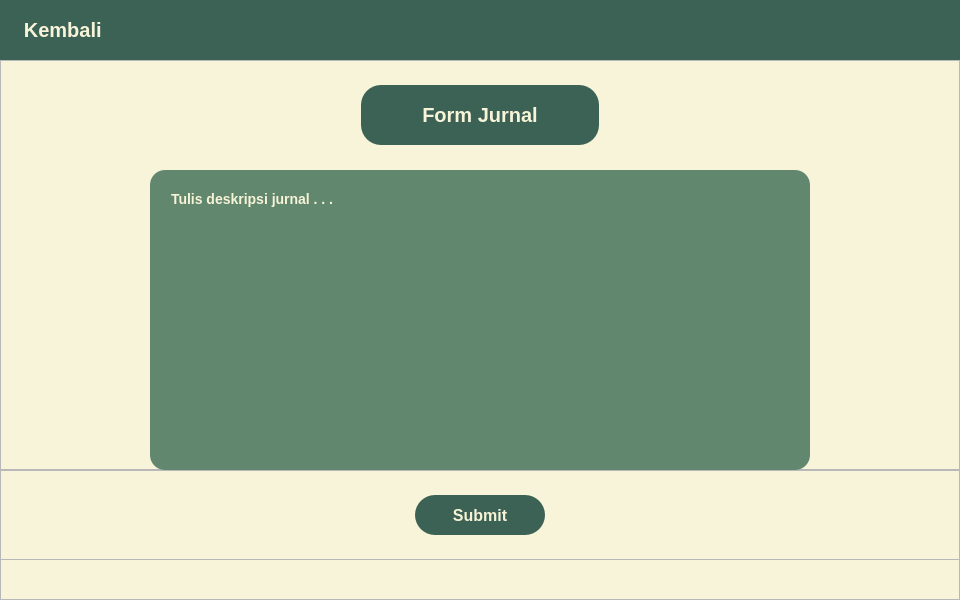
<?xml version="1.0" encoding="UTF-8"?>
<ui version="4.0">
 <class>JurnalForm</class>
 <widget class="QDialog" name="JurnalForm">
  <property name="geometry">
   <rect>
    <x>0</x>
    <y>0</y>
    <width>960</width>
    <height>600</height>
   </rect>
  </property>
  <property name="minimumSize">
   <size>
    <width>0</width>
    <height>60</height>
   </size>
  </property>
  <property name="windowTitle">
   <string>Dialog</string>
  </property>
  <layout class="QVBoxLayout" name="verticalLayout">
   <property name="spacing">
    <number>0</number>
   </property>
   <property name="leftMargin">
    <number>0</number>
   </property>
   <property name="topMargin">
    <number>0</number>
   </property>
   <property name="rightMargin">
    <number>0</number>
   </property>
   <property name="bottomMargin">
    <number>0</number>
   </property>
   <item>
    <widget class="QWidget" name="header" native="true">
     <property name="enabled">
      <bool>true</bool>
     </property>
     <property name="sizePolicy">
      <sizepolicy hsizetype="MinimumExpanding" vsizetype="Fixed">
       <horstretch>0</horstretch>
       <verstretch>0</verstretch>
      </sizepolicy>
     </property>
     <property name="minimumSize">
      <size>
       <width>0</width>
       <height>60</height>
      </size>
     </property>
     <property name="layoutDirection">
      <enum>Qt::LeftToRight</enum>
     </property>
     <property name="autoFillBackground">
      <bool>false</bool>
     </property>
     <property name="styleSheet">
      <string notr="true">*{
	border: none;
	background-color: transparent;
	background: transparent;
	padding: 0;
	margin: 0;
}

#header {
	background-color: #3C6255;
}

#main {
	background-color: #F7F4D9;
}

#footer {
	background-color: #F7F4D9;
}
</string>
     </property>
     <layout class="QHBoxLayout" name="horizontalLayout">
      <item>
       <widget class="QFrame" name="frame_temp">
        <property name="frameShape">
         <enum>QFrame::StyledPanel</enum>
        </property>
        <property name="frameShadow">
         <enum>QFrame::Raised</enum>
        </property>
        <layout class="QHBoxLayout" name="horizontalLayout_3">
         <property name="topMargin">
          <number>0</number>
         </property>
         <property name="bottomMargin">
          <number>0</number>
         </property>
         <item alignment="Qt::AlignLeft">
          <widget class="QPushButton" name="btn_back">
           <property name="styleSheet">
            <string notr="true">#btn_back {
	color: #F7F4D9;
	font-size: 20px;
	font-weight: 600;
}

#btn_back:hover {
	color: #DEDBC0;
}</string>
           </property>
           <property name="text">
            <string> Kembali</string>
           </property>
           <property name="icon">
            <iconset resource="../artikel/resources.qrc">
             <normaloff>:/icons/left__arrow2.svg</normaloff>:/icons/left__arrow2.svg</iconset>
           </property>
           <property name="iconSize">
            <size>
             <width>24</width>
             <height>24</height>
            </size>
           </property>
           <property name="autoExclusive">
            <bool>false</bool>
           </property>
           <property name="flat">
            <bool>false</bool>
           </property>
          </widget>
         </item>
        </layout>
       </widget>
      </item>
      <item>
       <widget class="QFrame" name="frame_logo">
        <property name="frameShape">
         <enum>QFrame::StyledPanel</enum>
        </property>
        <property name="frameShadow">
         <enum>QFrame::Raised</enum>
        </property>
        <layout class="QHBoxLayout" name="horizontalLayout_2">
         <property name="spacing">
          <number>0</number>
         </property>
         <property name="leftMargin">
          <number>0</number>
         </property>
         <property name="topMargin">
          <number>0</number>
         </property>
         <property name="rightMargin">
          <number>0</number>
         </property>
         <property name="bottomMargin">
          <number>0</number>
         </property>
         <item>
          <widget class="QLabel" name="logo">
           <property name="minimumSize">
            <size>
             <width>0</width>
             <height>0</height>
            </size>
           </property>
           <property name="maximumSize">
            <size>
             <width>42</width>
             <height>42</height>
            </size>
           </property>
           <property name="pixmap">
            <pixmap>../artikel/logo_circle.png</pixmap>
           </property>
           <property name="scaledContents">
            <bool>true</bool>
           </property>
          </widget>
         </item>
        </layout>
       </widget>
      </item>
      <item>
       <widget class="QFrame" name="frame_temp_2">
        <property name="frameShape">
         <enum>QFrame::StyledPanel</enum>
        </property>
        <property name="frameShadow">
         <enum>QFrame::Raised</enum>
        </property>
       </widget>
      </item>
     </layout>
    </widget>
   </item>
   <item>
    <widget class="QWidget" name="body" native="true">
     <property name="styleSheet">
      <string notr="true">#body {
	background-color: #F7F4D9;
}</string>
     </property>
     <layout class="QVBoxLayout" name="verticalLayout_2">
      <property name="spacing">
       <number>0</number>
      </property>
      <property name="leftMargin">
       <number>0</number>
      </property>
      <property name="topMargin">
       <number>0</number>
      </property>
      <property name="rightMargin">
       <number>0</number>
      </property>
      <property name="bottomMargin">
       <number>0</number>
      </property>
      <item>
       <widget class="QFrame" name="content">
        <property name="frameShape">
         <enum>QFrame::StyledPanel</enum>
        </property>
        <property name="frameShadow">
         <enum>QFrame::Raised</enum>
        </property>
        <widget class="QFrame" name="submit">
         <property name="geometry">
          <rect>
           <x>0</x>
           <y>410</y>
           <width>960</width>
           <height>90</height>
          </rect>
         </property>
         <property name="frameShape">
          <enum>QFrame::StyledPanel</enum>
         </property>
         <property name="frameShadow">
          <enum>QFrame::Raised</enum>
         </property>
         <widget class="QPushButton" name="btn_submit">
          <property name="geometry">
           <rect>
            <x>415</x>
            <y>25</y>
            <width>130</width>
            <height>40</height>
           </rect>
          </property>
          <property name="sizePolicy">
           <sizepolicy hsizetype="Fixed" vsizetype="Fixed">
            <horstretch>0</horstretch>
            <verstretch>0</verstretch>
           </sizepolicy>
          </property>
          <property name="styleSheet">
           <string notr="true">#btn_submit {
	border-radius: 20px;
	background: #3C6255;
	color: #F7F3D7;
	font-size: 16px;
	font-weight: 600;
}

#btn_submit:hover {
    background-color: #23493C;
}</string>
          </property>
          <property name="text">
           <string>Submit</string>
          </property>
          <property name="default">
           <bool>false</bool>
          </property>
          <property name="flat">
           <bool>false</bool>
          </property>
         </widget>
        </widget>
        <widget class="QFrame" name="frame_2">
         <property name="geometry">
          <rect>
           <x>0</x>
           <y>0</y>
           <width>960</width>
           <height>410</height>
          </rect>
         </property>
         <property name="frameShape">
          <enum>QFrame::StyledPanel</enum>
         </property>
         <property name="frameShadow">
          <enum>QFrame::Raised</enum>
         </property>
         <widget class="QPlainTextEdit" name="deskripsi_jurnal">
          <property name="geometry">
           <rect>
            <x>150</x>
            <y>110</y>
            <width>660</width>
            <height>300</height>
           </rect>
          </property>
          <property name="styleSheet">
           <string notr="true">#deskripsi_jurnal {
	padding: 17px 17px;
	font-size: 14px;
	border-radius: 15px;
	background: #61876E;
	color: #F7F3D7;
	height: 40px;
	font-weight: 600;
	width: 243px;
}</string>
          </property>
          <property name="plainText">
           <string>Tulis deskripsi jurnal . . .</string>
          </property>
          <property name="overwriteMode">
           <bool>true</bool>
          </property>
         </widget>
         <widget class="QLabel" name="label_title">
          <property name="geometry">
           <rect>
            <x>361</x>
            <y>25</y>
            <width>238</width>
            <height>60</height>
           </rect>
          </property>
          <property name="styleSheet">
           <string notr="true">#label_title {
    color: #F7F4D9;
	background-color: #3C6255;
	border-radius: 20px;
	font-size: 20px;
	font-weight: 600;
}</string>
          </property>
          <property name="text">
           <string>Form Jurnal</string>
          </property>
          <property name="alignment">
           <set>Qt::AlignCenter</set>
          </property>
         </widget>
        </widget>
       </widget>
      </item>
     </layout>
    </widget>
   </item>
  </layout>
 </widget>
 <resources>
  <include location="../artikel/resources.qrc"/>
 </resources>
 <connections/>
</ui>
